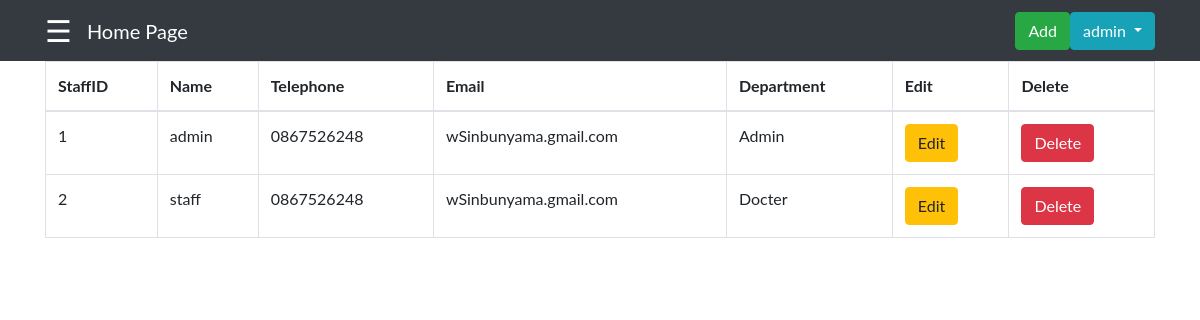
Screenshot of /Staffshow.php (signed in) with the database file from the repository.
### tables this page shows
CREATE TABLE `tbl_staff` (
  `StaffId` int(11) NOT NULL,
  `StaffName` varchar(255) DEFAULT NULL,
  `StaffPassword` varchar(255) DEFAULT NULL,
  `StaffTel` varchar(255) DEFAULT NULL,
  `StaffEmail` varchar(255) DEFAULT NULL,
  `DepartId` int(11) DEFAULT NULL
);

CREATE TABLE `tbl_department` (
  `DepartId` int(11) NOT NULL,
  `DepartName` varchar(255) DEFAULT NULL
);

### Staffshow.php (the view, shortened to what this page needs)
<?php
     include('Connect.php');
    $staff =  $_SESSION['StaffName'];
    $sql = "SELECT* FROM tbl_staff WHERE StaffName = '$staff'";
    $result = $conn->query($sql);
?>
<!DOCTYPE html>
<html lang="en">
<head>
    <link rel="stylesheet" type="text/css" href="https://cdnjs.cloudflare.com/ajax/libs/sweetalert/1.1.3/sweetalert.min.css">
        <nav class="navbar navbar-expand-sm navbar-dark bg-dark">
            <div class="container">
                <div style='margin-right: 15px'>
                    <?php
                    include('slidebar.php');
                    ?>
                <div>
                  <a href="main.php" class="navbar-brand">Home Page</a>
                </div>
                <div id="navbar1" class="collapse navbar-collapse" style='justify-content: end;'>
                    <div class="dropdown">
                        <div id="navbar1" class="collapse navbar-collapse">
                            <ul class="navbar-nav ms-auto">
                            <li class="nav-item">
                                    <td><a href="Staffadd.php" class ="btn btn-success">Add</a></td>
                                </li>
                                <button class="btn btn-info  dropdown-toggle" type="button" id="dropdownMenuButton" data-toggle="dropdown" aria-haspopup="true" aria-expanded="false"
                                ><?php echo $_SESSION['StaffName'] ?>
                                </button>
                            </ul>
                        </div>
                    </div>
                </div>
</head>
<body>
    <div class="container-sm">
        <table class="table table-bordered">
                <tr>
                    <th>StaffID</th>
                    <th>Name</th>
                    <th>Telephone</th>
                    <th>Email</th>
                    <th>Department</th>
                    <th>Edit</th>
                    <th>Delete</th>
                </tr>
            <tbody>
                <?php
                        $sql = 'SELECT * FROM tbl_staff';
                        $result = $conn->query($sql);
                        $data = array();
                        while($row = $result->fetch_assoc())
                        {
                            $data[] = $row;
                        }
                        foreach($data as $key => $staff){
                            $Depart = $staff["DepartId"];
                                $sql ="SELECT * FROM tbl_department WHERE $Depart = DepartId";
                                $result = $conn->query($sql);
                                $data = array();
                                    while($row = $result->fetch_assoc())
                                    {
                                        $data[] = $row;
                                    }
                                    foreach($data as $key => $de){
                ?>
                    <tr>
                        <td><?php echo $staff["StaffId"]; ?></td>
                        <td><?php echo $staff["StaffName"]; ?></td>
                        <td><?php echo $staff["StaffTel"]; ?></td>
                        <td><?php echo $staff["StaffEmail"]; ?></td>
                        <td><?php echo $de["DepartName"]; ?></td>
                        <td><a href="Staffedit.php?update_id=<?php echo $staff["StaffId"];?>" class="btn btn-warning">Edit</a></td>
                        <form action = "Staffshow.php" method = "POST">
                            <td><button class ="btn btn-danger" type = "submit" name = "delete" onclick ="deleteFunction(`<?php echo $staff['StaffId']; ?>`)">Delete</button></td>
                        </form>
                    </tr>
                    <?php } }?>
            </tbody>
        </table>
    </div>
</body>
</html>

### slidebar.php (style rules this page uses)
body { font-family: "Lato", sans-serif; }

### rows the page displays
tbl_staff: StaffId "1", StaffName "admin", StaffTel "0867526248", StaffEmail "wSinbunyama.gmail.com"
tbl_department: DepartName "Admin"
tbl_staff: StaffId "2", StaffName "staff", StaffTel "0867526248", StaffEmail "wSinbunyama.gmail.com"
tbl_department: DepartName "Docter"

### other values shown
$_SESSION['StaffName'] "admin"
